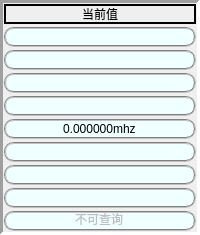
                              <widget class="QFrame" name="frame_58">
                               <property name="sizePolicy">
                                <sizepolicy hsizetype="Expanding" vsizetype="Expanding">
                                 <horstretch>2</horstretch>
                                 <verstretch>0</verstretch>
                                </sizepolicy>
                               </property>
                               <property name="maximumSize">
                                <size>
                                 <width>16777215</width>
                                 <height>16777215</height>
                                </size>
                               </property>
                               <property name="autoFillBackground">
                                <bool>true</bool>
                               </property>
                               <property name="frameShape">
                                <enum>QFrame::Panel</enum>
                               </property>
                               <property name="frameShadow">
                                <enum>QFrame::Sunken</enum>
                               </property>
                               <property name="lineWidth">
                                <number>3</number>
                               </property>
                               <layout class="QVBoxLayout" name="verticalLayout_36">
                                <property name="spacing">
                                 <number>3</number>
                                </property>
                                <property name="leftMargin">
                                 <number>1</number>
                                </property>
                                <property name="topMargin">
                                 <number>1</number>
                                </property>
                                <property name="rightMargin">
                                 <number>1</number>
                                </property>
                                <property name="bottomMargin">
                                 <number>1</number>
                                </property>
                                <item>
                                 <widget class="QLabel" name="label_28">
                                  <property name="sizePolicy">
                                   <sizepolicy hsizetype="Expanding" vsizetype="Expanding">
                                    <horstretch>0</horstretch>
                                    <verstretch>0</verstretch>
                                   </sizepolicy>
                                  </property>
                                  <property name="minimumSize">
                                   <size>
                                    <width>0</width>
                                    <height>20</height>
                                   </size>
                                  </property>
                                  <property name="maximumSize">
                                   <size>
                                    <width>16777215</width>
                                    <height>20</height>
                                   </size>
                                  </property>
                                  <property name="styleSheet">
                                   <string notr="true"/>
                                  </property>
                                  <property name="frameShape">
                                   <enum>QFrame::WinPanel</enum>
                                  </property>
                                  <property name="text">
                                   <string>当前值</string>
                                  </property>
                                  <property name="alignment">
                                   <set>Qt::AlignCenter</set>
                                  </property>
                                 </widget>
                                </item>
                                <item>
                                 <widget class="QLineEdit" name="dtu_bar_4">
                                  <property name="sizePolicy">
                                   <sizepolicy hsizetype="Expanding" vsizetype="Expanding">
                                    <horstretch>0</horstretch>
                                    <verstretch>0</verstretch>
                                   </sizepolicy>
                                  </property>
                                  <property name="minimumSize">
                                   <size>
                                    <width>0</width>
                                    <height>20</height>
                                   </size>
                                  </property>
                                  <property name="maximumSize">
                                   <size>
                                    <width>16777215</width>
                                    <height>20</height>
                                   </size>
                                  </property>
                                  <property name="styleSheet">
                                   <string notr="true">background: azure;
border: 2px solid gray;
border-radius: 10px;
border-style:groove;</string>
                                  </property>
                                  <property name="text">
                                   <string/>
                                  </property>
                                  <property name="frame">
                                   <bool>true</bool>
                                  </property>
                                  <property name="alignment">
                                   <set>Qt::AlignCenter</set>
                                  </property>
                                  <property name="readOnly">
                                   <bool>true</bool>
                                  </property>
                                  <property name="cursorMoveStyle">
                                   <enum>Qt::LogicalMoveStyle</enum>
                                  </property>
                                 </widget>
                                </item>
                                <item>
                                 <widget class="QLineEdit" name="other_dtu_address_4">
                                  <property name="sizePolicy">
                                   <sizepolicy hsizetype="Expanding" vsizetype="Expanding">
                                    <horstretch>0</horstretch>
                                    <verstretch>0</verstretch>
                                   </sizepolicy>
                                  </property>
                                  <property name="minimumSize">
                                   <size>
                                    <width>0</width>
                                    <height>20</height>
                                   </size>
                                  </property>
                                  <property name="maximumSize">
                                   <size>
                                    <width>16777215</width>
                                    <height>20</height>
                                   </size>
                                  </property>
                                  <property name="styleSheet">
                                   <string notr="true">background: azure;
border: 2px solid gray;
border-radius: 10px;
border-style:groove;</string>
                                  </property>
                                  <property name="text">
                                   <string/>
                                  </property>
                                  <property name="frame">
                                   <bool>true</bool>
                                  </property>
                                  <property name="echoMode">
                                   <enum>QLineEdit::Normal</enum>
                                  </property>
                                  <property name="alignment">
                                   <set>Qt::AlignCenter</set>
                                  </property>
                                  <property name="readOnly">
                                   <bool>true</bool>
                                  </property>
                                 </widget>
                                </item>
                                <item>
                                 <widget class="QLineEdit" name="own_dtu_address_4">
                                  <property name="sizePolicy">
                                   <sizepolicy hsizetype="Expanding" vsizetype="Expanding">
                                    <horstretch>0</horstretch>
                                    <verstretch>0</verstretch>
                                   </sizepolicy>
                                  </property>
                                  <property name="minimumSize">
                                   <size>
                                    <width>0</width>
                                    <height>20</height>
                                   </size>
                                  </property>
                                  <property name="maximumSize">
                                   <size>
                                    <width>16777215</width>
                                    <height>20</height>
                                   </size>
                                  </property>
                                  <property name="styleSheet">
                                   <string notr="true">background: azure;
border: 2px solid gray;
border-radius: 10px;
border-style:groove;</string>
                                  </property>
                                  <property name="text">
                                   <string/>
                                  </property>
                                  <property name="frame">
                                   <bool>true</bool>
                                  </property>
                                  <property name="echoMode">
                                   <enum>QLineEdit::Normal</enum>
                                  </property>
                                  <property name="alignment">
                                   <set>Qt::AlignCenter</set>
                                  </property>
                                  <property name="readOnly">
                                   <bool>true</bool>
                                  </property>
                                 </widget>
                                </item>
                                <item>
                                 <widget class="QLineEdit" name="rf_speed_5">
                                  <property name="sizePolicy">
                                   <sizepolicy hsizetype="Expanding" vsizetype="Expanding">
                                    <horstretch>0</horstretch>
                                    <verstretch>0</verstretch>
                                   </sizepolicy>
                                  </property>
                                  <property name="minimumSize">
                                   <size>
                                    <width>0</width>
                                    <height>20</height>
                                   </size>
                                  </property>
                                  <property name="maximumSize">
                                   <size>
                                    <width>16777215</width>
                                    <height>20</height>
                                   </size>
                                  </property>
                                  <property name="styleSheet">
                                   <string notr="true">background: azure;
border: 2px solid gray;
border-radius: 10px;
border-style:groove;</string>
                                  </property>
                                  <property name="inputMask">
                                   <string/>
                                  </property>
                                  <property name="text">
                                   <string/>
                                  </property>
                                  <property name="frame">
                                   <bool>true</bool>
                                  </property>
                                  <property name="echoMode">
                                   <enum>QLineEdit::Normal</enum>
                                  </property>
                                  <property name="alignment">
                                   <set>Qt::AlignCenter</set>
                                  </property>
                                  <property name="readOnly">
                                   <bool>true</bool>
                                  </property>
                                  <property name="cursorMoveStyle">
                                   <enum>Qt::LogicalMoveStyle</enum>
                                  </property>
                                  <property name="clearButtonEnabled">
                                   <bool>false</bool>
                                  </property>
                                 </widget>
                                </item>
                                <item>
                                 <widget class="QDoubleSpinBox" name="work_mhz_4">
                                  <property name="sizePolicy">
                                   <sizepolicy hsizetype="Expanding" vsizetype="Expanding">
                                    <horstretch>0</horstretch>
                                    <verstretch>0</verstretch>
                                   </sizepolicy>
                                  </property>
                                  <property name="minimumSize">
                                   <size>
                                    <width>0</width>
                                    <height>20</height>
                                   </size>
                                  </property>
                                  <property name="maximumSize">
                                   <size>
                                    <width>16777215</width>
                                    <height>20</height>
                                   </size>
                                  </property>
                                  <property name="styleSheet">
                                   <string notr="true">background: azure;
border: 2px solid gray;
border-radius: 10px;
border-style:groove;</string>
                                  </property>
                                  <property name="wrapping">
                                   <bool>false</bool>
                                  </property>
                                  <property name="frame">
                                   <bool>true</bool>
                                  </property>
                                  <property name="alignment">
                                   <set>Qt::AlignCenter</set>
                                  </property>
                                  <property name="readOnly">
                                   <bool>true</bool>
                                  </property>
                                  <property name="buttonSymbols">
                                   <enum>QAbstractSpinBox::NoButtons</enum>
                                  </property>
                                  <property name="keyboardTracking">
                                   <bool>true</bool>
                                  </property>
                                  <property name="prefix">
                                   <string/>
                                  </property>
                                  <property name="suffix">
                                   <string>mhz</string>
                                  </property>
                                  <property name="decimals">
                                   <number>6</number>
                                  </property>
                                  <property name="maximum">
                                   <double>9999.000000000000000</double>
                                  </property>
                                  <property name="singleStep">
                                   <double>1.000000000000000</double>
                                  </property>
                                 </widget>
                                </item>
                                <item>
                                 <widget class="QLineEdit" name="mode_show_2">
                                  <property name="sizePolicy">
                                   <sizepolicy hsizetype="Expanding" vsizetype="Expanding">
                                    <horstretch>0</horstretch>
                                    <verstretch>0</verstretch>
                                   </sizepolicy>
                                  </property>
                                  <property name="minimumSize">
                                   <size>
                                    <width>0</width>
                                    <height>20</height>
                                   </size>
                                  </property>
                                  <property name="maximumSize">
                                   <size>
                                    <width>16777215</width>
                                    <height>20</height>
                                   </size>
                                  </property>
                                  <property name="styleSheet">
                                   <string notr="true">background: azure;
border: 2px solid gray;
border-radius: 10px;
border-style:groove;</string>
                                  </property>
                                  <property name="text">
                                   <string/>
                                  </property>
                                  <property name="frame">
                                   <bool>true</bool>
                                  </property>
                                  <property name="alignment">
                                   <set>Qt::AlignCenter</set>
                                  </property>
                                  <property name="readOnly">
                                   <bool>true</bool>
                                  </property>
                                  <property name="cursorMoveStyle">
                                   <enum>Qt::LogicalMoveStyle</enum>
                                  </property>
                                 </widget>
                                </item>
                                <item>
                                 <widget class="QLineEdit" name="uid_2">
                                  <property name="sizePolicy">
                                   <sizepolicy hsizetype="Expanding" vsizetype="Expanding">
                                    <horstretch>0</horstretch>
                                    <verstretch>0</verstretch>
                                   </sizepolicy>
                                  </property>
                                  <property name="minimumSize">
                                   <size>
                                    <width>0</width>
                                    <height>20</height>
                                   </size>
                                  </property>
                                  <property name="maximumSize">
                                   <size>
                                    <width>16777215</width>
                                    <height>20</height>
                                   </size>
                                  </property>
                                  <property name="styleSheet">
                                   <string notr="true">background: azure;
border: 2px solid gray;
border-radius: 10px;
border-style:groove;</string>
                                  </property>
                                  <property name="text">
                                   <string/>
                                  </property>
                                  <property name="frame">
                                   <bool>true</bool>
                                  </property>
                                  <property name="echoMode">
                                   <enum>QLineEdit::Normal</enum>
                                  </property>
                                  <property name="alignment">
                                   <set>Qt::AlignCenter</set>
                                  </property>
                                  <property name="readOnly">
                                   <bool>true</bool>
                                  </property>
                                 </widget>
                                </item>
                                <item>
                                 <widget class="QLineEdit" name="firmwareversion_14">
                                  <property name="sizePolicy">
                                   <sizepolicy hsizetype="Expanding" vsizetype="Expanding">
                                    <horstretch>0</horstretch>
                                    <verstretch>0</verstretch>
                                   </sizepolicy>
                                  </property>
                                  <property name="minimumSize">
                                   <size>
                                    <width>0</width>
                                    <height>20</height>
                                   </size>
                                  </property>
                                  <property name="maximumSize">
                                   <size>
                                    <width>16777215</width>
                                    <height>20</height>
                                   </size>
                                  </property>
                                  <property name="styleSheet">
                                   <string notr="true">background: azure;
border: 2px solid gray;
border-radius: 10px;
border-style:groove;</string>
                                  </property>
                                  <property name="text">
                                   <string/>
                                  </property>
                                  <property name="frame">
                                   <bool>true</bool>
                                  </property>
                                  <property name="echoMode">
                                   <enum>QLineEdit::Normal</enum>
                                  </property>
                                  <property name="alignment">
                                   <set>Qt::AlignCenter</set>
                                  </property>
                                  <property name="readOnly">
                                   <bool>true</bool>
                                  </property>
                                 </widget>
                                </item>
                                <item>
                                 <widget class="QLineEdit" name="none_2">
                                  <property name="enabled">
                                   <bool>false</bool>
                                  </property>
                                  <property name="sizePolicy">
                                   <sizepolicy hsizetype="Expanding" vsizetype="Expanding">
                                    <horstretch>0</horstretch>
                                    <verstretch>0</verstretch>
                                   </sizepolicy>
                                  </property>
                                  <property name="minimumSize">
                                   <size>
                                    <width>0</width>
                                    <height>20</height>
                                   </size>
                                  </property>
                                  <property name="maximumSize">
                                   <size>
                                    <width>16777215</width>
                                    <height>20</height>
                                   </size>
                                  </property>
                                  <property name="styleSheet">
                                   <string notr="true">background: azure;
border: 2px solid gray;
border-radius: 10px;
border-style:groove;</string>
                                  </property>
                                  <property name="text">
                                   <string>不可查询</string>
                                  </property>
                                  <property name="frame">
                                   <bool>true</bool>
                                  </property>
                                  <property name="echoMode">
                                   <enum>QLineEdit::Normal</enum>
                                  </property>
                                  <property name="alignment">
                                   <set>Qt::AlignCenter</set>
                                  </property>
                                  <property name="readOnly">
                                   <bool>true</bool>
                                  </property>
                                 </widget>
                                </item>
                               </layout>
                              </widget>
